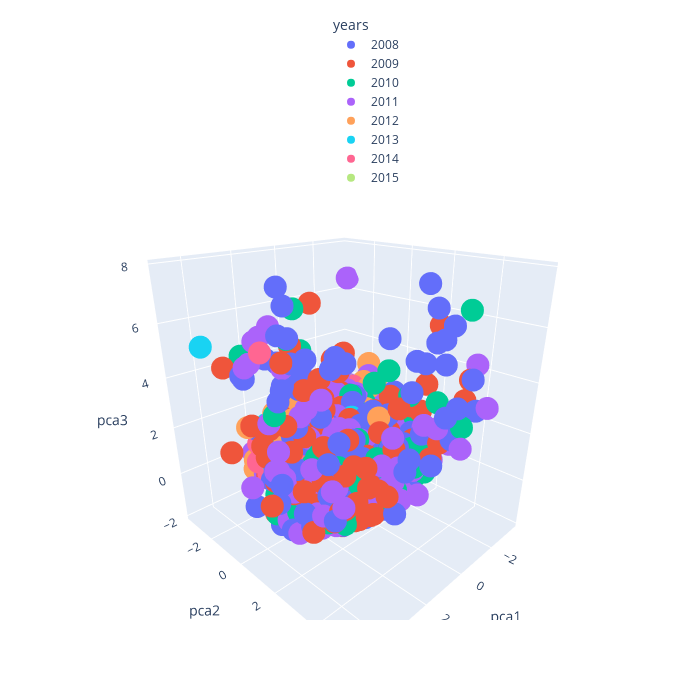

Notebook source saved alongside this figure:
### Markdown cell above
### 2.3 Plot PCA in 3D

### Code cell
# 3D PCA
#total_var = pca.explained_variance_ratio_.sum() * 100
fig = px.scatter_3d(
    df, x='pca1', y='pca2', z='pca3', color='years',
    #title=f'Total Explained Variance: {total_var:.2f}%',
    #labels={'0': 'PC 1', '1': 'PC 2', '2': 'PC 3'}
)
fig.update_layout(legend=dict(
    orientation="v",
    yanchor="bottom",
    y=1,
    xanchor="right",
    x=0.6
),width=700, height=700, scene_camera_eye_z=0.8)
fig.show()

### Figure 1 — Plotly figure (JSON) as saved in the notebook; plotly's stock layout.template omitted (floating-point values rounded to 4 significant figures; data arrays with more than 128 entries replaced by an {"elided": "..."} marker saying what was removed)
{"data": [{"hovertemplate": "years=2008<br>pca1=%{x}<br>pca2=%{y}<br>pca3=%{z}<extra></extra>", "legendgroup": "2008", "marker": {"color": "#636efa", "symbol": "circle"}, "mode": "markers", "name": "2008", "scene": "scene", "showlegend": true, "type": "scatter3d", "x": {"elided": "1005 float values"}, "y": {"elided": "1005 float values"}, "z": {"elided": "1005 float values"}}, {"hovertemplate": "years=2009<br>pca1=%{x}<br>pca2=%{y}<br>pca3=%{z}<extra></extra>", "legendgroup": "2009", "marker": {"color": "#EF553B", "symbol": "circle"}, "mode": "markers", "name": "2009", "scene": "scene", "showlegend": true, "type": "scatter3d", "x": {"elided": "1036 float values"}, "y": {"elided": "1036 float values"}, "z": {"elided": "1036 float values"}}, {"hovertemplate": "years=2010<br>pca1=%{x}<br>pca2=%{y}<br>pca3=%{z}<extra></extra>", "legendgroup": "2010", "marker": {"color": "#00cc96", "symbol": "circle"}, "mode": "markers", "name": "2010", "scene": "scene", "showlegend": true, "type": "scatter3d", "x": {"elided": "687 float values"}, "y": {"elided": "687 float values"}, "z": {"elided": "687 float values"}}, {"hovertemplate": "years=2011<br>pca1=%{x}<br>pca2=%{y}<br>pca3=%{z}<extra></extra>", "legendgroup": "2011", "marker": {"color": "#ab63fa", "symbol": "circle"}, "mode": "markers", "name": "2011", "scene": "scene", "showlegend": true, "type": "scatter3d", "x": {"elided": "606 float values"}, "y": {"elided": "606 float values"}, "z": {"elided": "606 float values"}}, {"hovertemplate": "years=2012<br>pca1=%{x}<br>pca2=%{y}<br>pca3=%{z}<extra></extra>", "legendgroup": "2012", "marker": {"color": "#FFA15A", "symbol": "circle"}, "mode": "markers", "name": "2012", "scene": "scene", "showlegend": true, "type": "scatter3d", "x": {"elided": "213 float values"}, "y": {"elided": "213 float values"}, "z": {"elided": "213 float values"}}, {"hovertemplate": "years=2013<br>pca1=%{x}<br>pca2=%{y}<br>pca3=%{z}<extra></extra>", "legendgroup": "2013", "marker": {"color": "#19d3f3", "symbol": "circle"}, "mode": "markers", "name": "2013", "scene": "scene", "showlegend": true, "type": "scatter3d", "x": {"elided": "142 float values"}, "y": {"elided": "142 float values"}, "z": {"elided": "142 float values"}}, {"hovertemplate": "years=2014<br>pca1=%{x}<br>pca2=%{y}<br>pca3=%{z}<extra></extra>", "legendgroup": "2014", "marker": {"color": "#FF6692", "symbol": "circle"}, "mode": "markers", "name": "2014", "scene": "scene", "showlegend": true, "type": "scatter3d", "x": {"elided": "132 float values"}, "y": {"elided": "132 float values"}, "z": {"elided": "132 float values"}}, {"hovertemplate": "years=2015<br>pca1=%{x}<br>pca2=%{y}<br>pca3=%{z}<extra></extra>", "legendgroup": "2015", "marker": {"color": "#B6E880", "symbol": "circle"}, "mode": "markers", "name": "2015", "scene": "scene", "showlegend": true, "type": "scatter3d", "x": [-0.1983, -0.5716, 0.5893, 0.3458, -0.9503, -0.3131, -0.922, -0.424, 1.771, -0.9532, -0.8775, 0.651, -0.01292, 1.853, 1.105, -0.5679, -1.78, 1.533, -0.189, 0.2636, 0.5043, -0.4876, -0.0882, -1.295, 0.5416, -0.7982, -0.5864, 0.121, 0.5654, -0.4527, 1.738, -2.267, 0.6755, -1.872, -0.9728, 0.5852, -0.2946, 0.1576, -1.462, -1.966, -1.87, 1.316, 1.969, 0.4696, -1.493, 1.429, 2.16, 1.504, 1.832, -0.09456, -2.787, -1.133, -0.3005, -2.099, -0.4076, 0.7749, -0.6325, -0.9717, 0.3187, 1.154, 1.007, 0.3048, -0.3021, -0.3261, -0.2116, -0.6989, -0.5672, -0.8615, -0.5245, 0.2675, -0.3812], "y": [-1.12, -0.832, -1.866, -1.644, -1.943, -0.8629, -1.738, -1.383, 0.272, -0.8303, -1.194, 0.6924, -0.9399, 0.2012, -1.466, 0.361, 1.142, 1.612, 1.552, -0.4371, -0.9638, -0.2495, -0.03003, -0.4405, -1.701, -1.988, -1.656, -2.28, -1.958, -3.072, -1.953, -0.1786, 2.186, 0.7363, 1.646, -1.447, -1.4, -1.938, -0.9905, -1.124, -0.4258, -1.519, -0.7796, -1.636, -2.263, -1.661, 0.9656, 0.8412, -2.22, 0.7385, -0.5337, -1.106, 0.2621, -1.741, -2.531, -2.062, -2.213, -1.654, -1.832, 0.32, 0.7967, -0.4131, -0.7688, -1.616, 2.085, 1.815, 1.994, 1.805, -0.8557, -0.9224, -1.253], "z": [-1.074, -0.05173, 0.4461, 0.8849, 1.136, 1.208, 1.882, 1.559, -1.364, 1.078, 0.1667, 1.099, 2.07, -1.406, -1.314, -0.001746, -0.009831, -0.5557, -0.508, -0.1241, -0.7961, -0.4077, -0.4695, 0.2827, -1.021, -0.4498, -0.6277, -0.1454, -0.2967, 0.9069, 0.4991, 0.5225, 0.09593, 0.6604, 0.8611, 0.1715, 0.6763, 0.5159, -0.2591, 0.7075, 0.0228, -1.15, 0.2781, -0.3493, 0.5436, 0.4818, -0.91, 0.4474, 0.4707, 0.5421, 0.1065, 1.503, -0.3468, 2.22, 0.7642, 0.6612, 1.326, 1.883, 0.9822, 1.109, 0.8892, 1.068, 1.44, 0.507, 0.1132, -0.2388, 0.7299, 0.2074, 0.3746, -0.222, 0.9095]}], "layout": {"height": 700, "legend": {"orientation": "v", "title": {"text": "years"}, "tracegroupgap": 0, "x": 0.6, "xanchor": "right", "y": 1, "yanchor": "bottom"}, "margin": {"t": 60}, "scene": {"camera": {"eye": {"z": 0.8}}, "domain": {"x": [0.0, 1.0], "y": [0.0, 1.0]}, "xaxis": {"title": {"text": "pca1"}}, "yaxis": {"title": {"text": "pca2"}}, "zaxis": {"title": {"text": "pca3"}}}, "width": 700}}
